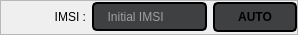
                        <widget class="QFrame" name="frame_39">
                         <property name="maximumSize">
                          <size>
                           <width>16777215</width>
                           <height>35</height>
                          </size>
                         </property>
                         <property name="frameShape">
                          <enum>QFrame::StyledPanel</enum>
                         </property>
                         <property name="frameShadow">
                          <enum>QFrame::Raised</enum>
                         </property>
                         <layout class="QGridLayout" name="gridLayout_34">
                          <property name="leftMargin">
                           <number>0</number>
                          </property>
                          <property name="topMargin">
                           <number>0</number>
                          </property>
                          <property name="rightMargin">
                           <number>0</number>
                          </property>
                          <property name="bottomMargin">
                           <number>0</number>
                          </property>
                          <property name="verticalSpacing">
                           <number>0</number>
                          </property>
                          <item row="0" column="0">
                           <widget class="QLabel" name="imsi_label">
                            <property name="text">
                             <string>                IMSI :</string>
                            </property>
                            <property name="alignment">
                             <set>Qt::AlignRight|Qt::AlignTrailing|Qt::AlignVCenter</set>
                            </property>
                           </widget>
                          </item>
                          <item row="0" column="1">
                           <widget class="QLineEdit" name="imsi_text">
                            <property name="contextMenuPolicy">
                             <enum>Qt::NoContextMenu</enum>
                            </property>
                            <property name="toolTip">
                             <string>Operator Variant Algorithm Configuration Field</string>
                            </property>
                            <property name="styleSheet">
                             <string notr="true">QLineEdit{
background-color: rgba(63,64,66,255);
border:2px solid black;
height:25px;
border-radius:5px;
color:white;
padding-left:5px;
}
QLineEdit:focus {
 background-color: rgba(63,64,66,255);

border:2px solid black;
}
QLineEdit:hover{
border:2px solid black;
}</string>
                            </property>
                            <property name="inputMethodHints">
                             <set>Qt::ImhDigitsOnly</set>
                            </property>
                            <property name="maxLength">
                             <number>15</number>
                            </property>
                            <property name="frame">
                             <bool>true</bool>
                            </property>
                            <property name="readOnly">
                             <bool>true</bool>
                            </property>
                            <property name="placeholderText">
                             <string>  Initial IMSI</string>
                            </property>
                            <property name="clearButtonEnabled">
                             <bool>true</bool>
                            </property>
                           </widget>
                          </item>
                          <item row="0" column="2">
                           <widget class="QPushButton" name="imsi_auto">
                            <property name="font">
                             <font>
                              <family>Segoe UI</family>
                              <pointsize>9</pointsize>
                              <italic>false</italic>
                              <bold>true</bold>
                             </font>
                            </property>
                            <property name="cursor">
                             <cursorShape>PointingHandCursor</cursorShape>
                            </property>
                            <property name="styleSheet">
                             <string notr="true">QPushButton{background-color: rgba(63,64,66,255);
font: 600 9pt &quot;Segoe UI&quot;;
height:26px;
width:80px;
border-radius:5px;
border:2px solid black;
}
QPushButton:hover{
background-color:rgba(32,33,36,255);
}</string>
                            </property>
                            <property name="text">
                             <string>AUTO</string>
                            </property>
                           </widget>
                          </item>
                         </layout>
                        </widget>
